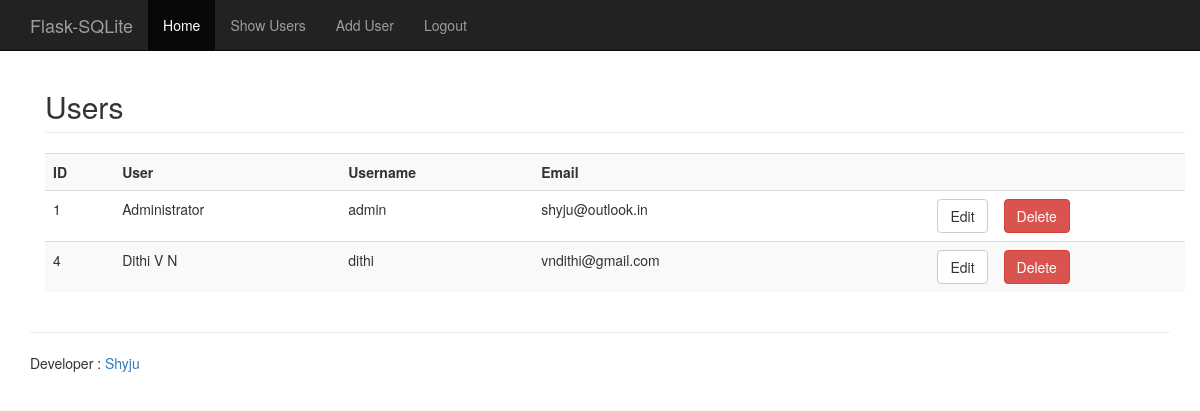
The page /users (signed in) on the database as committed earlier.
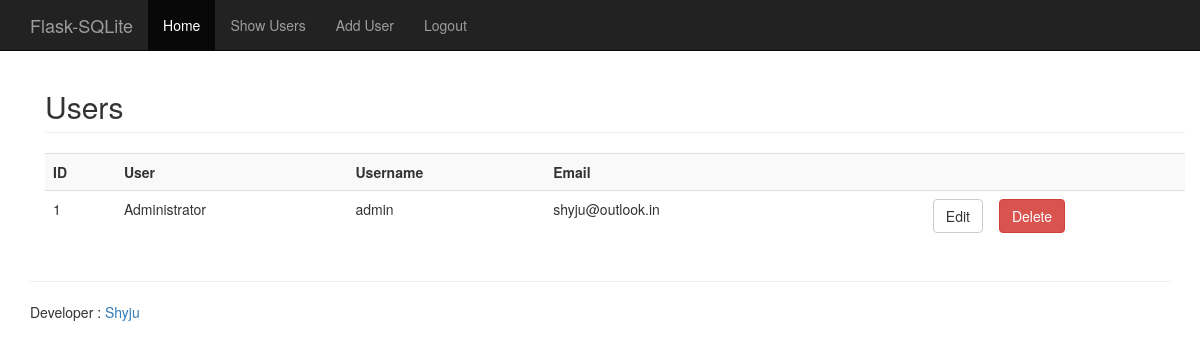
The same page on the database as committed later.
### app/models.py (models this page shows, shortened)
class User(db.Model):
    __tablename__ = 'users'
    id = db.Column(db.Integer, primary_key = True)
    name = db.Column(db.String(255))
    email = db.Column(db.String(255), unique=True)
    username = db.Column(db.String(255), unique=True)
    password = db.Column(db.String(255))

### app/views.py (the view)
@app.route('/users')
@is_logged_in
def show_users():
    users = db.session.query(User).all() # or you could have used User.query.all()
    return render_template('show_users.html', users=users)

### app/views.py (called while the page is built)
def is_logged_in(f):
    @wraps(f)
    def wrap(*args, **kwargs):
        if 'logged_in' in session:
            return f(*args, **kwargs)
        else:
            flash('Unauthorized, Please login', 'danger')
            return redirect(url_for('login'))
    return wrap

@app.after_request
def add_header(response):
    response.headers['X-UA-Compatible'] = 'IE=Edge,chrome=1'
    response.headers['Cache-Control'] = 'public, max-age=600'
    return response

### app/templates/show_users.html (shortened to what this page needs)
{% extends 'base.html' %}
{% block main %}
<div class="container">
  <h2 class="page-header">Users</h2>
  <table class="table table-striped">
    <tr>
      <th>ID</th>
      <th>User</th>
      <th>Username</th>
      <th>Email</th>
      <th></th>
      <th></th>
    </tr>
    {% for user in users %}
    <tr>
      <td>{{user.id}}</td>
      <td>{{user.name}}</td>
      <td>{{user.username}}</td>
      <td>{{user.email}}</td>
      <td><a href="edit_user/{{user.id}}" class="btn btn-default pull-right">Edit</a></td>
      <td>
        <form action="{{url_for('delete_user', user_id=user.id)}}" method="post">
          <input type="submit" value="Delete" class="btn btn-danger">
        </form>
      </td>
    </tr>
    {% endfor %}
  </table>
{% endblock %}

### app/templates/base.html (shortened to what this page needs)
<!DOCTYPE html>
<html lang="en">
  <head>
    <link href="/static/css/bootstrap.min.css" rel="stylesheet">
    <link rel="stylesheet" href="/static/css/app.css">
  </head>
  <body>
    <header>
        {% include "header.html" %}
    </header>
    <main>
        <div class="container">
            {% block main %}{% endblock %}
        </div>
    </main>
    <footer>
        <div class="container">
            {% include "footer.html" %}
        </div>
    </footer>
  </body>
</html>

### app/templates/header.html (shortened to what this page needs)
<nav class="navbar navbar-inverse navbar-fixed-top">
      <div class="container">
        <div class="navbar-header">
          <a class="navbar-brand" href="#">Flask-SQLite</a>
        </div>
        <div id="navbar" class="collapse navbar-collapse">
          <ul class="nav navbar-nav">
            {% if session.logged_in %}
            <li class="active"><a href="{{ url_for('home') }}">Home</a></li>
            <li><a href="{{ url_for('show_users') }}">Show Users</a></li>
            <li><a href="{{ url_for('add_user') }}">Add User</a></li>
            <li><a href="{{ url_for('logout') }}">Logout</a></li>
            {% else %}
            <li><a href="{{ url_for('login') }}">Login</a></li>
            <li><a href="{{ url_for('about') }}">About</a></li>
            {% endif %}
          </ul>
        </div>
      </div>
</nav>

### app/templates/footer.html
<hr>
<p>Developer : <a target="_blank" href="https://github.com/shyjuk">Shyju</a></p>

### app/static/css/app.css (style rules this page uses)
body { padding-top: 50px; }

Rows that differ between the two databases and show on the page:
removed User: id "4", name "Dithi V N", username "dithi", email "vndithi@gmail.com"
